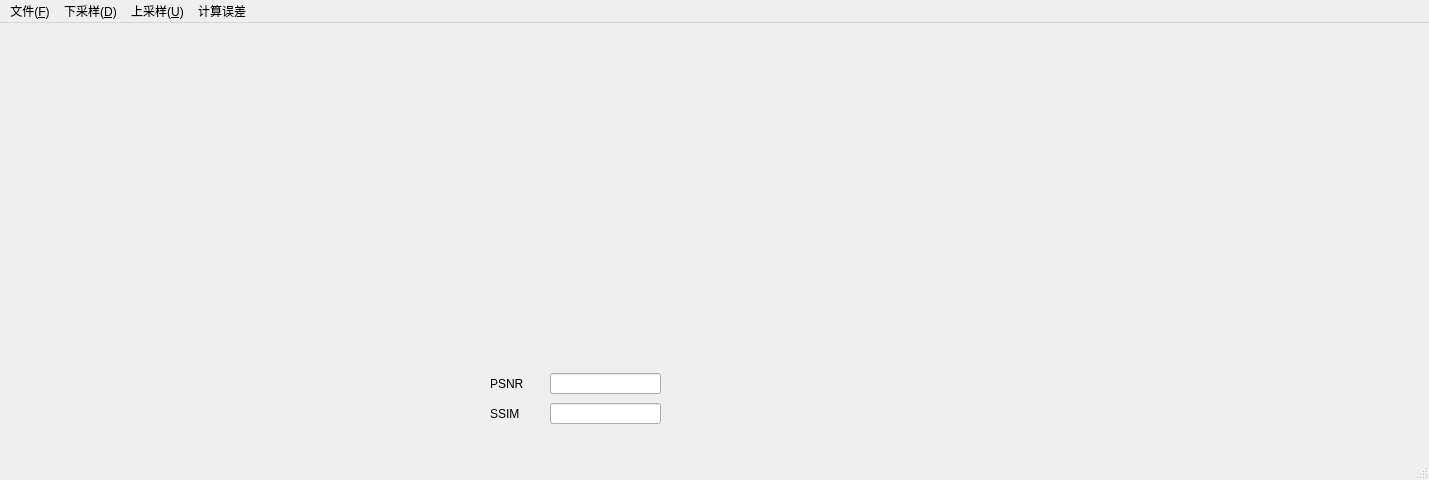
<?xml version="1.0" encoding="UTF-8"?>
<ui version="4.0">
 <class>MainWindow</class>
 <widget class="QMainWindow" name="MainWindow">
  <property name="geometry">
   <rect>
    <x>0</x>
    <y>0</y>
    <width>1429</width>
    <height>480</height>
   </rect>
  </property>
  <property name="windowTitle">
   <string>MainWindow</string>
  </property>
  <widget class="QWidget" name="centralwidget">
   <widget class="QLabel" name="psnrlabel">
    <property name="geometry">
     <rect>
      <x>490</x>
      <y>350</y>
      <width>51</width>
      <height>21</height>
     </rect>
    </property>
    <property name="text">
     <string>PSNR</string>
    </property>
   </widget>
   <widget class="QLineEdit" name="psnrlineEdit">
    <property name="geometry">
     <rect>
      <x>550</x>
      <y>350</y>
      <width>111</width>
      <height>21</height>
     </rect>
    </property>
   </widget>
   <widget class="QLineEdit" name="ssimlineEdit">
    <property name="geometry">
     <rect>
      <x>550</x>
      <y>380</y>
      <width>111</width>
      <height>21</height>
     </rect>
    </property>
    <property name="text">
     <string/>
    </property>
   </widget>
   <widget class="QLabel" name="ssimlabel">
    <property name="geometry">
     <rect>
      <x>490</x>
      <y>380</y>
      <width>51</width>
      <height>21</height>
     </rect>
    </property>
    <property name="text">
     <string>SSIM</string>
    </property>
   </widget>
  </widget>
  <widget class="QMenuBar" name="menubar">
   <property name="geometry">
    <rect>
     <x>0</x>
     <y>0</y>
     <width>1429</width>
     <height>28</height>
    </rect>
   </property>
   <widget class="QMenu" name="menu">
    <property name="title">
     <string>文件(&amp;F)</string>
    </property>
    <addaction name="actionNewImage"/>
   </widget>
   <widget class="QMenu" name="menuDownSample">
    <property name="title">
     <string>下采样(&amp;D)</string>
    </property>
    <addaction name="actionPool"/>
    <addaction name="actionGauss"/>
   </widget>
   <widget class="QMenu" name="menu_U">
    <property name="title">
     <string>上采样(&amp;U)</string>
    </property>
    <addaction name="actionLaplace"/>
    <addaction name="actionNN"/>
    <addaction name="actionLinear"/>
   </widget>
   <widget class="QMenu" name="menu_2">
    <property name="title">
     <string>计算误差</string>
    </property>
    <addaction name="actionGenDiff"/>
   </widget>
   <addaction name="menu"/>
   <addaction name="menuDownSample"/>
   <addaction name="menu_U"/>
   <addaction name="menu_2"/>
  </widget>
  <widget class="QStatusBar" name="statusbar"/>
  <action name="actionNewImage">
   <property name="text">
    <string>打开图片(&amp;O)</string>
   </property>
  </action>
  <action name="actionPool">
   <property name="text">
    <string>池化</string>
   </property>
  </action>
  <action name="actionGauss">
   <property name="text">
    <string>高斯降采样</string>
   </property>
  </action>
  <action name="actionLaplace">
   <property name="text">
    <string>Laplace金字塔</string>
   </property>
  </action>
  <action name="actionGenDiff">
   <property name="text">
    <string>生成图像</string>
   </property>
  </action>
  <action name="actionNN">
   <property name="text">
    <string>最近邻插值</string>
   </property>
  </action>
  <action name="actionLinear">
   <property name="text">
    <string>双线性插值</string>
   </property>
  </action>
 </widget>
 <resources/>
 <connections/>
</ui>
